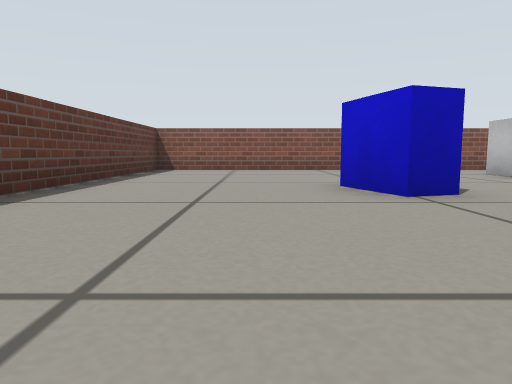
View 1 (above)

17 first-person views from a walk through a Gazebo world. The camera is 0.2 m above the floor, tilts 6° down and sees 70° across. The floor is counted in squares, 0.5 m on a side. Each view is taken from the middle of a square. On the plan, view 1 faces up. The plan holds only what a view shows up to about 9 squares ahead; the rest is blank.

View 2
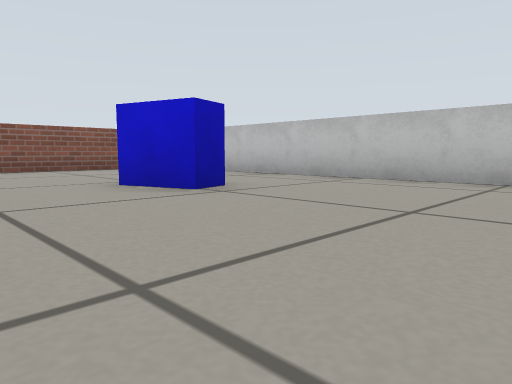

View 3
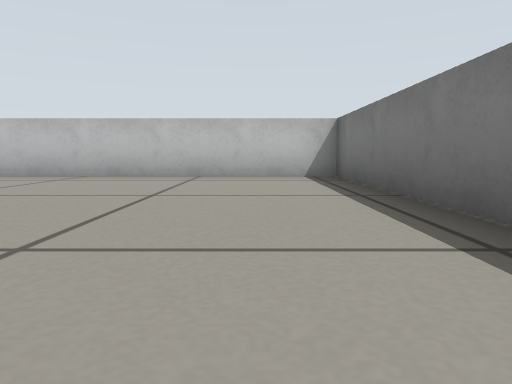

View 4
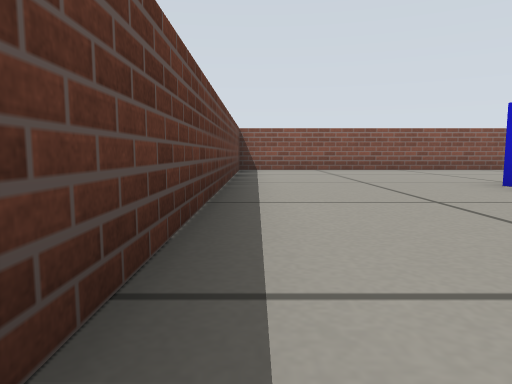

View 5
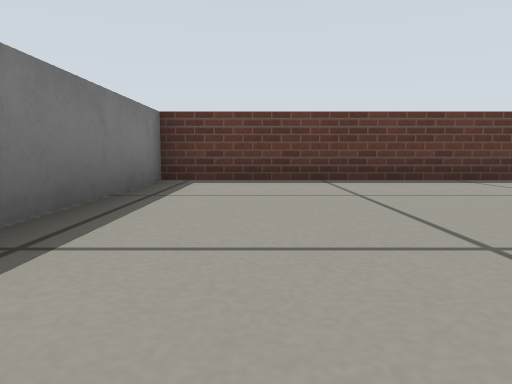

View 6
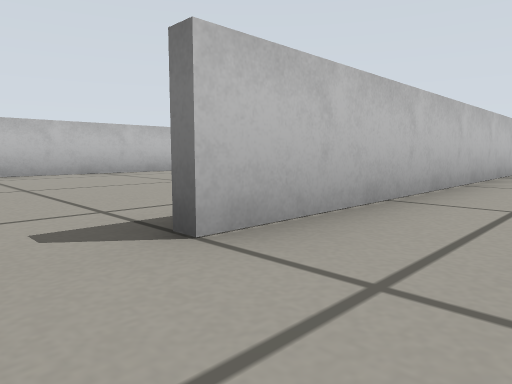

View 7
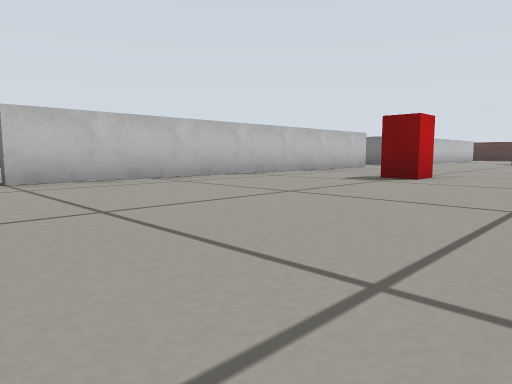

View 8
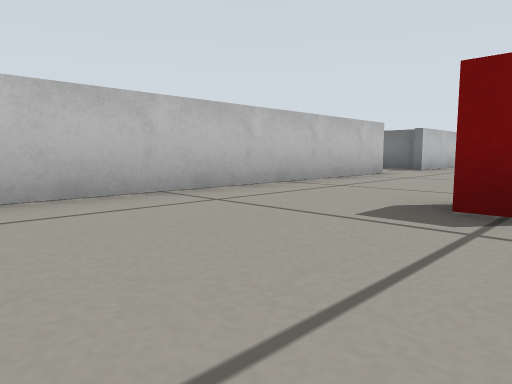

View 9
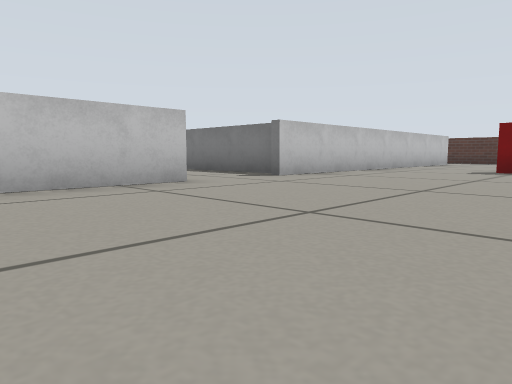

View 10
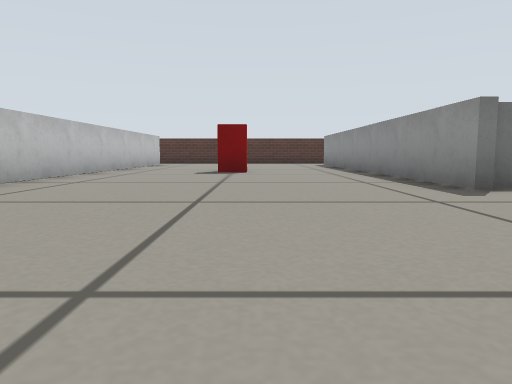

View 11
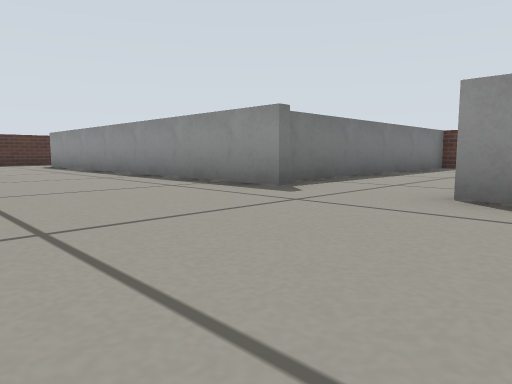

View 12
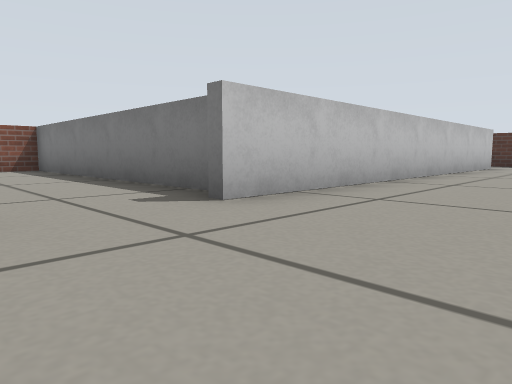

View 13
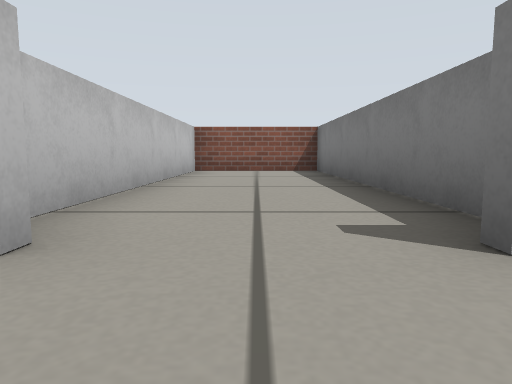

View 14
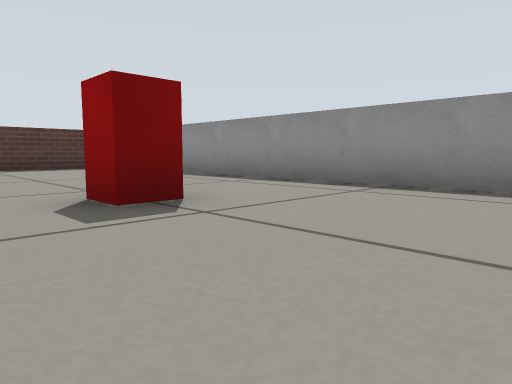

View 15
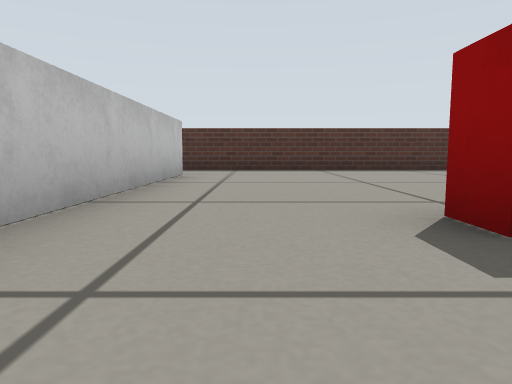

View 16
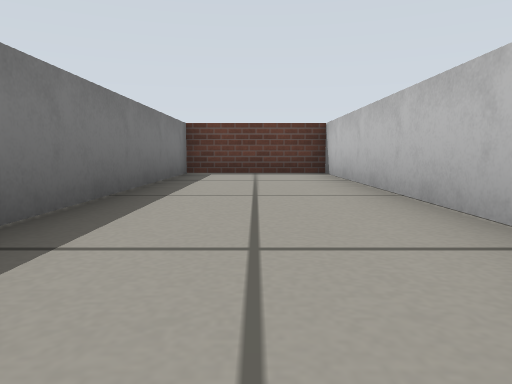

View 17
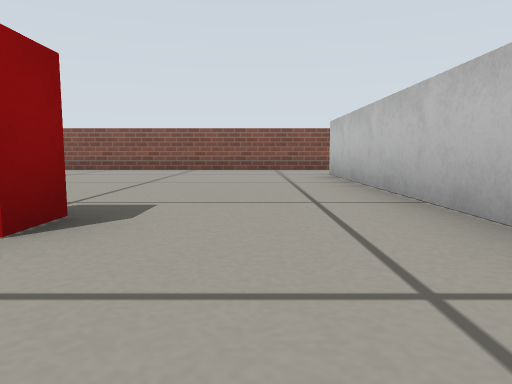

### Floor plan
Ten units are one square. View 1 is at (0, 0); x grows to the right and y downward. Boxes are objects, and circles mark ways between rooms. Rooms are numbered by the first view taken in them; rooms with no view inside come last. Other rooms are left out.
<svg viewBox="-30 -94 209 248">
<path fill="none" stroke="#000" d="M45 -89 -24 -89 -24 10M44 14 44 -70M-25 14 46 14M104 20 104 -70M109 44 174 44 174 16 111 16M46 39 46 116M46 14 46 20M31 16 -25 16M104 130 104 40M-24 10 -24 44 42 44M109 -89 45 -89M42 149 109 149"/>
<rect x="5" y="-45" width="20" height="10" fill="#bbb"><title>blue box</title></rect>
<rect x="65" y="75" width="20" height="10" fill="#bbb"><title>red box</title></rect>
<rect x="65" y="-25" width="20" height="10" fill="#bbb"><title>red box</title></rect>
<circle cx="50" cy="-80" r="3" fill="#2a7"/>
<text x="10" y="-40">1</text>
<text x="80" y="30">2</text>
</svg>
Room 1 opens to room 2.

Where each view was taken, in squares from view 1:
view 1: 0 up, 0 right, facing up
view 2: 0 up, 1 left, facing up-right
view 3: 0 up, 2 left, facing right
view 4: 0 up, 2 left, facing up
view 5: 0 up, 3 right, facing left
view 6: 8 up, 3 right, facing down-right
view 7: 8 up, 5 right, facing down-right
view 8: 5 up, 7 right, facing down-right
view 9: 1 up, 6 right, facing down-right
view 10: 0 up, 7 right, facing down
view 11: 1 down, 8 right, facing down-left
view 12: 2 down, 8 right, facing down-right
view 13: 3 down, 9 right, facing right
view 14: 5 down, 9 right, facing down-left
view 15: 6 down, 9 right, facing down
view 16: 3 down, 5 right, facing left
view 17: 0 up, 9 right, facing up
